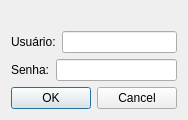
<?xml version="1.0" encoding="UTF-8"?>
<ui version="4.0">
 <class>Login</class>
 <widget class="QDialog" name="Login">
  <property name="geometry">
   <rect>
    <x>0</x>
    <y>0</y>
    <width>193</width>
    <height>152</height>
   </rect>
  </property>
  <property name="windowTitle">
   <string>Login</string>
  </property>
  <property name="windowIcon">
   <iconset>
    <normaloff>IMG/logoblack.png</normaloff>IMG/logoblack.png</iconset>
  </property>
  <layout class="QVBoxLayout" name="verticalLayout">
   <property name="sizeConstraint">
    <enum>QLayout::SetFixedSize</enum>
   </property>
   <item>
    <layout class="QHBoxLayout" name="horizontalLayout_3">
     <item>
      <widget class="QLabel" name="lblogo">
       <property name="maximumSize">
        <size>
         <width>130</width>
         <height>130</height>
        </size>
       </property>
       <property name="layoutDirection">
        <enum>Qt::LeftToRight</enum>
       </property>
       <property name="autoFillBackground">
        <bool>false</bool>
       </property>
       <property name="text">
        <string/>
       </property>
       <property name="pixmap">
        <pixmap>IMG/logoblack.png</pixmap>
       </property>
       <property name="scaledContents">
        <bool>true</bool>
       </property>
       <property name="alignment">
        <set>Qt::AlignCenter</set>
       </property>
      </widget>
     </item>
    </layout>
   </item>
   <item>
    <layout class="QHBoxLayout" name="horizontalLayout">
     <item>
      <widget class="QLabel" name="lbuser">
       <property name="minimumSize">
        <size>
         <width>0</width>
         <height>0</height>
        </size>
       </property>
       <property name="maximumSize">
        <size>
         <width>16777215</width>
         <height>16777215</height>
        </size>
       </property>
       <property name="text">
        <string>Usuário:</string>
       </property>
       <property name="scaledContents">
        <bool>true</bool>
       </property>
       <property name="openExternalLinks">
        <bool>false</bool>
       </property>
      </widget>
     </item>
     <item>
      <widget class="QLineEdit" name="leuser"/>
     </item>
    </layout>
   </item>
   <item>
    <layout class="QHBoxLayout" name="horizontalLayout_2">
     <item>
      <widget class="QLabel" name="lbpass">
       <property name="text">
        <string>Senha:</string>
       </property>
      </widget>
     </item>
     <item>
      <widget class="QLineEdit" name="lepass">
       <property name="echoMode">
        <enum>QLineEdit::Password</enum>
       </property>
      </widget>
     </item>
    </layout>
   </item>
   <item>
    <widget class="QDialogButtonBox" name="buttonBox">
     <property name="orientation">
      <enum>Qt::Horizontal</enum>
     </property>
     <property name="standardButtons">
      <set>QDialogButtonBox::Cancel|QDialogButtonBox::Ok</set>
     </property>
    </widget>
   </item>
  </layout>
 </widget>
 <tabstops>
  <tabstop>leuser</tabstop>
  <tabstop>lepass</tabstop>
 </tabstops>
 <resources>
  <include location="../logo.qrc"/>
 </resources>
 <connections>
  <connection>
   <sender>buttonBox</sender>
   <signal>rejected()</signal>
   <receiver>Login</receiver>
   <slot>reject()</slot>
   <hints>
    <hint type="sourcelabel">
     <x>186</x>
     <y>256</y>
    </hint>
    <hint type="destinationlabel">
     <x>192</x>
     <y>143</y>
    </hint>
   </hints>
  </connection>
 </connections>
</ui>
